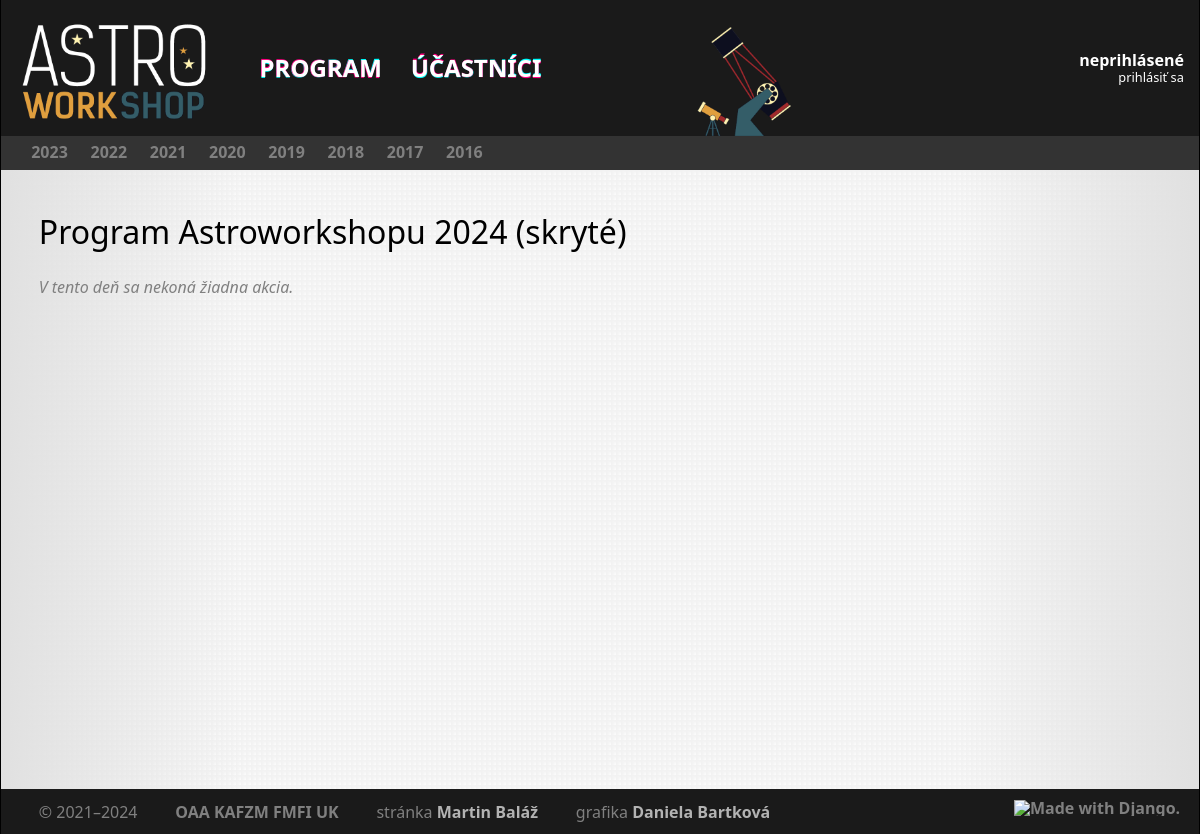
The page /2024/4/19/ on the database as committed earlier.
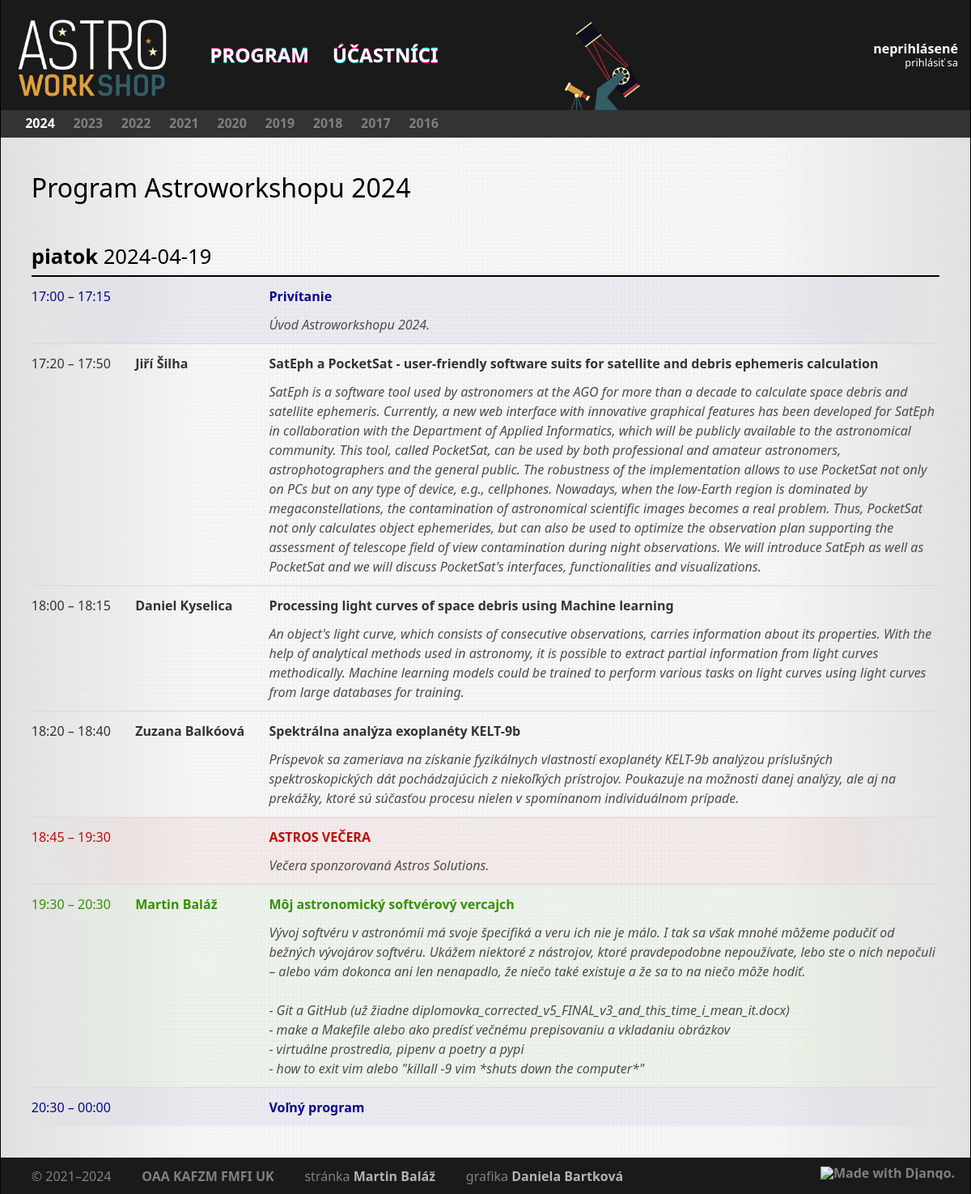
The same page on the database as committed later.
### core/models/event.py (models this page shows, shortened)
class Event(models.Model):
    class Meta:
        ordering = ('start', 'name')
        verbose_name = 'workshop'
        verbose_name_plural = 'workshopy'
    objects = EventManager.from_queryset(EventQuerySet)()
    code = models.CharField(max_length=32, unique=True, verbose_name='kód')
    name = models.CharField(max_length=32, unique=True, verbose_name='názov')
    start = models.DateTimeField(verbose_name='začiatok')
    end = models.DateTimeField(verbose_name='koniec')
    visible = models.BooleanField(verbose_name='viditeľnosť')
    pdf_programme = models.FileField(null=True, blank=True, upload_to=event_filename, verbose_name='program (PDF)')

### core/models/slot.py (models this page shows, shortened)
class Slot(models.Model):
    class Meta:
        ordering = ['start', 'duration']
        verbose_name = 'slot'
        verbose_name_plural = 'sloty'
    objects = SlotQuerySet.as_manager()
    CATEGORY_TALK = 'T'
    CATEGORY_WORKSHOP = 'W'
    CATEGORY_MEAL = 'M'
    CATEGORY_OTHER = 'O'
    CATEGORIES = [
        (CATEGORY_TALK, 'Prednáška'),
        (CATEGORY_WORKSHOP, 'Workshop'),
        (CATEGORY_MEAL, 'Jedlo'),
        (CATEGORY_OTHER, 'Ostatné'),
    ]
    title = models.CharField(blank=True, max_length=256, verbose_name='názov')
    abstract = models.TextField(blank=True, max_length=4096, verbose_name='abstrakt')
    start = models.DateTimeField(null=True, blank=True, verbose_name='začiatok')
    duration = models.PositiveIntegerField(null=False, verbose_name='dĺžka (min)')
    note = models.CharField(blank=True, max_length=256, verbose_name='poznámka')
    person = models.ManyToManyField('Participant', related_name='slots', blank=True, verbose_name='účastník')
    event = models.ForeignKey('Event', null=True, blank=True, related_name='slots', on_delete=models.CASCADE,
                              verbose_name='workshop')
    category = models.CharField(max_length=1, choices=CATEGORIES, default=CATEGORY_TALK, verbose_name='kategória')
    online = models.BooleanField(null=False, blank=False, default=False, verbose_name='online')
    presentation = models.FileField(
        null=True,
        blank=True,
        upload_to=presentation_filename,
        verbose_name='prezentácia (PDF)'
    )
    video = models.URLField(max_length=100, null=True, blank=True, verbose_name='URL videa')
    def sorted_authors(self):
        return sorted(
            self.people, key=lambda x: unicodedata.normalize('NFKD', x.last_name)
        )

### core/models/participant.py (models this page shows, shortened)
class Participant(AbstractUser):
    class Meta:
        ordering = ['last_name', 'first_name']
        verbose_name = 'účastník'
        verbose_name_plural = 'účastníci'
    objects = ParticipantManager()
    institutes = models.ManyToManyField('Institute', through='Affiliation', related_name='people')
    events = models.ManyToManyField('Event', through='Participation', related_name='participants')
    about = models.TextField(blank=True)
    def get_full_name(self):
        return f"{self.last_name}, {self.first_name}"
    get_full_name.short_description = 'celé meno'
    def get_natural_name(self):
        return f"{self.first_name} {self.last_name}"

### core/views/slot.py (the view)
# urls.py: path('<int:year>/<int:month>/<int:day>/', slot.DayProgrammeView.as_view(), name='programme-day'),
class DayProgrammeView(ProgrammeView):
    template_name = 'core/programme-abstract.html'
    def get_queryset(self):
        return super().get_queryset().filter(
            date=datetime.datetime(self.kwargs['year'], self.kwargs['month'], self.kwargs['day'],
                                   0, 0, 0, tzinfo=pytz.utc)
        )

### core/models/affiliation.py (called while the page is built)
    def with_institute(self):
        return self.prefetch_related(
            Prefetch(
                'institute'
            )
        )

### core/models/event.py (called while the page is built)
    def for_user(self, user):
        qs = super().get_queryset()
        if user.is_staff:
            return qs
        else:
            return qs.only_visible()

    def only_visible(self):
        return self.filter(visible=True)

### core/models/participant.py (called while the page is built)
    def with_current_affiliations(self, date: datetime.date = None):
        date = date or datetime.date.today()
        return self.prefetch_related(
            Prefetch(
                'affiliation',
                queryset=Affiliation.objects.with_institute().filter(
                    Q(start__lte=date) | Q(start__isnull=True),
                    Q(end__gte=date) | Q(end__isnull=True)
                ),
                to_attr='current_affiliations',
            ),
        )

    def with_full_name(self):
        return self.annotate(full_name=Concat('last_name', Value(', '), 'first_name'))

    def get_queryset(self):
        return super().get_queryset().annotate(full_name=Concat('last_name', Value(', '), 'first_name'))

### core/templates/core/programme-abstract.html
{% extends 'core/programme.html' %}
{% load astro tz %}
{% block abstract %}
    {% if slot.abstract %}
    <tr class="abstract category-{{ slot.category }}">
        <td colspan="2"></td>
        <td>
            {{ slot.abstract|replace:"#\n#<br />" }}
        </td>
    </tr>
    {% endif %}
{% endblock abstract %}

### core/templates/core/programme.html (shortened to what this page needs)
{% extends 'core/base.html' %}
{% load astro tz %}
{% block pagetitle %}
    <h2>
        Program Astroworkshopu {{ current_event.code }}
        {% if not current_event.visible %}(skryté){% endif %}
    </h2>
{% endblock pagetitle %}
{% block page %}
    <table class="programme">
        {% regroup slots by date as slots_date %}
        {% for day, slots_day in slots_date %}
            <tr>
                <th class="day" colspan="4">
                    {% if day is None %}
                        <span class="dow">nezaradené</span>
                    {% else %}
                        <a href="{% url 'programme-day' day.year day.month day.day %}">
                            <span class="dow">{{ day|date:"l" }}</span>
                            <span class="ymd">{{ day|date:"Y-m-d"|replace:"#-#&dash;" }}</span>
                        </a>
                    {% endif %}
                </th>
            </tr>
            {% for slot in slots_day %}
                <tr class="category-{{ slot.category }}{% if forloop.last %} last{% endif %}">
                    <td class="time">
                        {{ slot.start|timezone:"Europe/Bratislava"|time:"H:i" }}
                        {% if slot.start and slot.duration > 0 %}
                            &ndash;&nbsp;{{ slot.start|add_minutes:slot.duration|timezone:"Europe/Bratislava"|time:"H:i" }}
                        {% endif %}
                    </td>
                    <td class="person">
                        {% for person in slot.sorted_authors %}
                            <a href="{% url 'participant' person.username %}">{{ person.get_natural_name }}</a>
                        {% endfor %}
                    </td>
                    <td class="title">
                        <a href="{% url 'slot' id=slot.id %}">{{ slot.title }}</a>
                    </td>
                    {% block abstract %}
                    {% endblock abstract %}
                </tr>
            {% endfor %}
        {% empty %}
            <span class="empty">V tento deň sa nekoná žiadna akcia.</span>
        {% endfor %}
    </table>
{% endblock page %}

### core/templates/core/years.html (shortened to what this page needs)
{% load static %}
<div class="bar year-selector">
    <ul class="strip">
        {% for event in events %}
            <li class="{% if current_event.code == event.code %}active{% else %}inactive{% endif %}">
                <a href="{% url 'programme' year=event.code %}">{{ event.code }}</a>
            </li>
        {% endfor %}
    </ul>
</div>

Rows that differ between the two databases and show on the page:
now on one of the page's lists (row edited): Event: code "2024"
now on this page (row edited): Slot: day "piatok", day "2024‐04‐19", start "17:00", start|add_minutes "17:15", title "Privítanie", abstract "Úvod Astroworkshopu 2024.", category "O" (drawn)
added Slot: start "17:20", start|add_minutes "17:50", title "SatEph a PocketSat - user-friendly software suits for satellite and debris ephemeris calculation", abstract "SatEph is a software tool used by astronomers at the AGO for more than a decade to calculate space debris and satellite ephemeris. Currently, a new web interface with innovative graphical features has been developed for SatEph in collaboration with the Department of Applied Informatics, which will be publicly available to the astronomical community. This tool, called PocketSat, can be used by both professional and amateur astronomers, astrophotographers and the general public. The robustness of the implementation allows to use PocketSat not only on PCs but on any type of device, e.g., cellphones. Nowadays, when the low-Earth region is dominated by megaconstellations, the contamination of…", shown under "piatok"
now on this page (row unchanged): Participant: get_natural_name "Jiří Šilha", shown under "17:20"
added Slot: start "18:00", start|add_minutes "18:15", title "Processing light curves of space debris using Machine learning", abstract "An object's light curve, which consists of consecutive observations, carries information about its properties. With the help of analytical methods used in astronomy, it is possible to extract partial information from light curves methodically. Machine learning models could be trained to perform various tasks on light curves using light curves from large databases for training.", shown under "piatok"
added Participant: get_natural_name "Daniel Kyselica", shown under "18:00"
added Slot: start "18:20", start|add_minutes "18:40", title "Spektrálna analýza exoplanéty KELT-9b", abstract "Príspevok sa zameriava na získanie fyzikálnych vlastností exoplanéty KELT-9b analýzou príslušných spektroskopických dát pochádzajúcich z niekoľkých prístrojov. Poukazuje na možnosti danej analýzy, ale aj na prekážky, ktoré sú súčasťou procesu nielen v spomínanom individuálnom prípade.", shown under "piatok"
now on this page (row unchanged): Participant: get_natural_name "Zuzana Balkóová", shown under "18:20"
added Slot: start "18:45", start|add_minutes "19:30", title "ASTROS VEČERA", abstract "Večera sponzorovaná Astros Solutions.", category "M" (drawn), shown under "piatok"
added Slot: start "19:30", start|add_minutes "20:30", title "Môj astronomický softvérový vercajch", abstract "Vývoj softvéru v astronómii má svoje špecifiká a veru ich nie je málo. I tak sa však mnohé môžeme podučiť od bežných vývojárov softvéru. Ukážem niektoré z nástrojov, ktoré pravdepodobne nepoužívate, lebo ste o nich nepočuli – alebo vám dokonca ani len nenapadlo, že niečo také existuje a že sa to na niečo môže hodiť. - Git a GitHub (už žiadne diplomovka_corrected_v5_FINAL_v3_and_this_time_i_mean_it.docx) - make a Makefile alebo ako predísť večnému prepisovaniu a vkladaniu obrázkov - virtuálne prostredia, pipenv a poetry a pypi - how to exit vim alebo \"killall -9 vim *shuts down the computer*\"", category "W" (drawn), shown under "piatok"
now on this page (row edited): Participant: get_natural_name "Martin Baláž", shown under "19:30"
added Slot: start "20:30", start|add_minutes "00:00", title "Voľný program", category "O" (drawn), shown under "piatok"
Other text that changed with them:
text no longer shown: "(skryté) V tento deň sa nekoná žiadna akcia."
